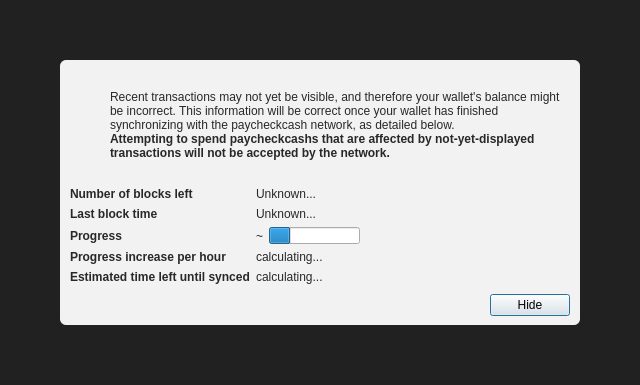
<?xml version="1.0" encoding="UTF-8"?>
<ui version="4.0">
 <class>ModalOverlay</class>
 <widget class="ModalOverlay" name="ModalOverlay">
  <property name="geometry">
   <rect>
    <x>0</x>
    <y>0</y>
    <width>640</width>
    <height>385</height>
   </rect>
  </property>
  <property name="windowTitle">
   <string>Form</string>
  </property>
  <layout class="QVBoxLayout" name="verticalLayout" stretch="0">
   <property name="sizeConstraint">
    <enum>QLayout::SetDefaultConstraint</enum>
   </property>
   <property name="leftMargin">
    <number>0</number>
   </property>
   <property name="topMargin">
    <number>0</number>
   </property>
   <property name="rightMargin">
    <number>0</number>
   </property>
   <property name="bottomMargin">
    <number>0</number>
   </property>
   <item>
    <widget class="QWidget" name="bgWidget" native="true">
     <property name="styleSheet">
      <string notr="true">#bgWidget { background: rgba(0,0,0,220); }</string>
     </property>
     <layout class="QVBoxLayout" name="verticalLayoutMain" stretch="1">
      <property name="leftMargin">
       <number>60</number>
      </property>
      <property name="topMargin">
       <number>60</number>
      </property>
      <property name="rightMargin">
       <number>60</number>
      </property>
      <property name="bottomMargin">
       <number>60</number>
      </property>
      <item>
       <widget class="QWidget" name="contentWidget" native="true">
        <property name="styleSheet">
         <string notr="true">#contentWidget { background: rgba(255,255,255,240); border-radius: 6px; }

QLabel { color: rgb(40,40,40);  }</string>
        </property>
        <layout class="QVBoxLayout" name="verticalLayoutSub" stretch="1,0,0,0">
         <property name="spacing">
          <number>0</number>
         </property>
         <property name="leftMargin">
          <number>10</number>
         </property>
         <property name="topMargin">
          <number>10</number>
         </property>
         <property name="rightMargin">
          <number>10</number>
         </property>
         <property name="bottomMargin">
          <number>10</number>
         </property>
         <item>
          <layout class="QHBoxLayout" name="horizontalLayoutIconText" stretch="0,1">
           <property name="topMargin">
            <number>20</number>
           </property>
           <item>
            <layout class="QVBoxLayout" name="verticalLayoutIcon">
             <property name="leftMargin">
              <number>0</number>
             </property>
             <item>
              <widget class="QPushButton" name="warningIcon">
               <property name="enabled">
                <bool>false</bool>
               </property>
               <property name="text">
                <string/>
               </property>
               <property name="icon">
                <iconset>
                 <normaloff>:/icons/warning</normaloff>
                 <disabledoff>:/icons/warning</disabledoff>:/icons/warning</iconset>
               </property>
               <property name="iconSize">
                <size>
                 <width>48</width>
                 <height>48</height>
                </size>
               </property>
               <property name="flat">
                <bool>true</bool>
               </property>
              </widget>
             </item>
             <item>
              <spacer name="verticalSpacerWarningIcon">
               <property name="orientation">
                <enum>Qt::Vertical</enum>
               </property>
               <property name="sizeHint" stdset="0">
                <size>
                 <width>20</width>
                 <height>40</height>
                </size>
               </property>
              </spacer>
             </item>
            </layout>
           </item>
           <item>
            <layout class="QVBoxLayout" name="verticalLayoutInfoText">
             <property name="leftMargin">
              <number>0</number>
             </property>
             <property name="topMargin">
              <number>0</number>
             </property>
             <item>
              <widget class="QLabel" name="infoText">
               <property name="text">
                <string>Recent transactions may not yet be visible, and therefore your wallet's balance might be incorrect. This information will be correct once your wallet has finished synchronizing with the paycheckcash network, as detailed below.</string>
               </property>
               <property name="textFormat">
                <enum>Qt::RichText</enum>
               </property>
               <property name="wordWrap">
                <bool>true</bool>
               </property>
              </widget>
             </item>
             <item>
              <widget class="QLabel" name="infoTextStrong">
               <property name="font">
                <font>
                 <weight>75</weight>
                 <bold>true</bold>
                </font>
               </property>
               <property name="text">
                <string>Attempting to spend paycheckcashs that are affected by not-yet-displayed transactions will not be accepted by the network.</string>
               </property>
               <property name="textFormat">
                <enum>Qt::RichText</enum>
               </property>
               <property name="wordWrap">
                <bool>true</bool>
               </property>
              </widget>
             </item>
             <item>
              <spacer name="verticalSpacerInTextSpace">
               <property name="orientation">
                <enum>Qt::Vertical</enum>
               </property>
               <property name="sizeHint" stdset="0">
                <size>
                 <width>20</width>
                 <height>40</height>
                </size>
               </property>
              </spacer>
             </item>
            </layout>
           </item>
          </layout>
         </item>
         <item>
          <spacer name="verticalSpacerAfterText">
           <property name="orientation">
            <enum>Qt::Vertical</enum>
           </property>
           <property name="sizeHint" stdset="0">
            <size>
             <width>20</width>
             <height>40</height>
            </size>
           </property>
          </spacer>
         </item>
         <item>
          <layout class="QFormLayout" name="formLayout">
           <property name="fieldGrowthPolicy">
            <enum>QFormLayout::FieldsStayAtSizeHint</enum>
           </property>
           <property name="horizontalSpacing">
            <number>6</number>
           </property>
           <property name="verticalSpacing">
            <number>6</number>
           </property>
           <property name="topMargin">
            <number>10</number>
           </property>
           <item row="0" column="0">
            <widget class="QLabel" name="labelNumberOfBlocksLeft">
             <property name="font">
              <font>
               <weight>75</weight>
               <bold>true</bold>
              </font>
             </property>
             <property name="text">
              <string>Number of blocks left</string>
             </property>
            </widget>
           </item>
           <item row="0" column="1">
            <widget class="QLabel" name="numberOfBlocksLeft">
             <property name="text">
              <string>Unknown...</string>
             </property>
            </widget>
           </item>
           <item row="1" column="0">
            <widget class="QLabel" name="labelLastBlockTime">
             <property name="font">
              <font>
               <weight>75</weight>
               <bold>true</bold>
              </font>
             </property>
             <property name="text">
              <string>Last block time</string>
             </property>
            </widget>
           </item>
           <item row="1" column="1">
            <widget class="QLabel" name="newestBlockDate">
             <property name="sizePolicy">
              <sizepolicy hsizetype="Maximum" vsizetype="Preferred">
               <horstretch>0</horstretch>
               <verstretch>0</verstretch>
              </sizepolicy>
             </property>
             <property name="text">
              <string>Unknown...</string>
             </property>
            </widget>
           </item>
           <item row="2" column="0">
            <widget class="QLabel" name="labelSyncDone">
             <property name="font">
              <font>
               <weight>75</weight>
               <bold>true</bold>
              </font>
             </property>
             <property name="text">
              <string>Progress</string>
             </property>
            </widget>
           </item>
           <item row="2" column="1">
            <layout class="QHBoxLayout" name="horizontalLayoutSync" stretch="0,1">
             <item>
              <widget class="QLabel" name="percentageProgress">
               <property name="text">
                <string notr="true">~</string>
               </property>
              </widget>
             </item>
             <item>
              <widget class="QProgressBar" name="progressBar">
               <property name="value">
                <number>24</number>
               </property>
               <property name="format">
                <string/>
               </property>
              </widget>
             </item>
            </layout>
           </item>
           <item row="4" column="0">
            <widget class="QLabel" name="labelProgressIncrease">
             <property name="font">
              <font>
               <weight>75</weight>
               <bold>true</bold>
              </font>
             </property>
             <property name="text">
              <string>Progress increase per hour</string>
             </property>
            </widget>
           </item>
           <item row="4" column="1">
            <widget class="QLabel" name="progressIncreasePerH">
             <property name="text">
              <string>calculating...</string>
             </property>
            </widget>
           </item>
           <item row="5" column="0">
            <widget class="QLabel" name="labelEstimatedTimeLeft">
             <property name="font">
              <font>
               <weight>75</weight>
               <bold>true</bold>
              </font>
             </property>
             <property name="text">
              <string>Estimated time left until synced</string>
             </property>
            </widget>
           </item>
           <item row="5" column="1">
            <widget class="QLabel" name="expectedTimeLeft">
             <property name="text">
              <string>calculating...</string>
             </property>
            </widget>
           </item>
          </layout>
         </item>
         <item>
          <layout class="QHBoxLayout" name="horizontalLayoutButtons">
           <property name="leftMargin">
            <number>10</number>
           </property>
           <property name="topMargin">
            <number>10</number>
           </property>
           <item>
            <spacer name="horizontalSpacer">
             <property name="orientation">
              <enum>Qt::Horizontal</enum>
             </property>
             <property name="sizeHint" stdset="0">
              <size>
               <width>40</width>
               <height>20</height>
              </size>
             </property>
            </spacer>
           </item>
           <item>
            <widget class="QPushButton" name="closeButton">
             <property name="text">
              <string>Hide</string>
             </property>
             <property name="focusPolicy">
              <enum>Qt::StrongFocus</enum>
             </property>
             <property name="default">
              <bool>true</bool>
             </property>
            </widget>
           </item>
          </layout>
         </item>
        </layout>
       </widget>
      </item>
     </layout>
    </widget>
   </item>
  </layout>
 </widget>
 <customwidgets>
  <customwidget>
   <class>ModalOverlay</class>
   <extends>QWidget</extends>
   <header>qt/modaloverlay.h</header>
   <container>1</container>
  </customwidget>
 </customwidgets>
 <resources/>
 <connections/>
</ui>
